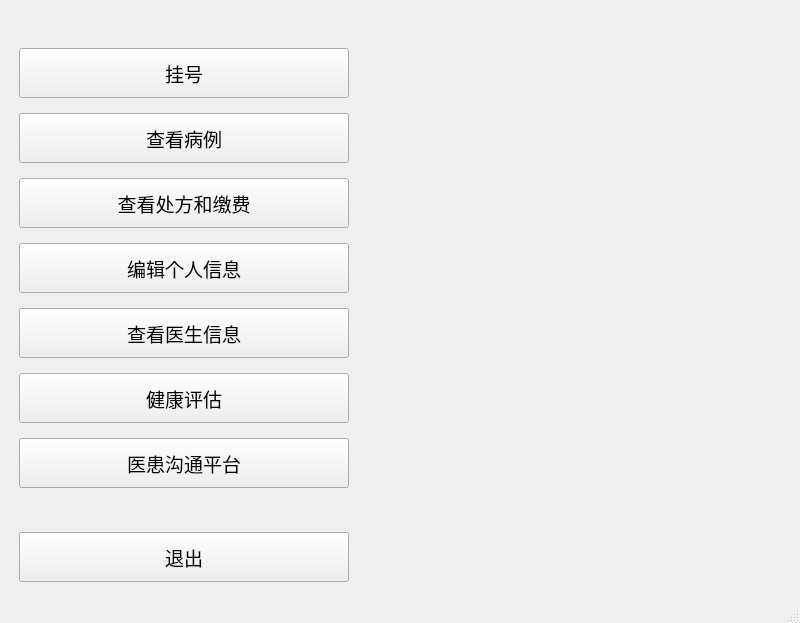
<?xml version="1.0" encoding="UTF-8"?>
<ui version="4.0">
 <class>PatientInterface</class>
 <widget class="QMainWindow" name="PatientInterface">
  <property name="geometry">
   <rect>
    <x>0</x>
    <y>0</y>
    <width>800</width>
    <height>623</height>
   </rect>
  </property>
  <property name="windowTitle">
   <string>患者界面</string>
  </property>
  <widget class="QWidget" name="centralwidget">
   <layout class="QHBoxLayout" name="horizontalLayout">
    <item>
     <widget class="QWidget" name="leftPanel" native="true">
      <property name="minimumSize">
       <size>
        <width>320</width>
        <height>0</height>
       </size>
      </property>
      <property name="maximumSize">
       <size>
        <width>350</width>
        <height>16777215</height>
       </size>
      </property>
      <layout class="QVBoxLayout" name="verticalLayout">
       <property name="spacing">
        <number>15</number>
       </property>
       <property name="leftMargin">
        <number>10</number>
       </property>
       <property name="topMargin">
        <number>10</number>
       </property>
       <property name="rightMargin">
        <number>10</number>
       </property>
       <property name="bottomMargin">
        <number>10</number>
       </property>
       <item>
        <spacer name="verticalSpacer_top">
         <property name="orientation">
          <enum>Qt::Vertical</enum>
         </property>
         <property name="sizeHint" stdset="0">
          <size>
           <width>20</width>
           <height>40</height>
          </size>
         </property>
        </spacer>
       </item>
       <item>
        <widget class="QPushButton" name="registrationButton">
         <property name="minimumSize">
          <size>
           <width>0</width>
           <height>50</height>
          </size>
         </property>
         <property name="font">
          <font>
           <pointsize>14</pointsize>
          </font>
         </property>
         <property name="text">
          <string>挂号</string>
         </property>
        </widget>
       </item>
       <item>
        <widget class="QPushButton" name="viewCaseButton">
         <property name="minimumSize">
          <size>
           <width>0</width>
           <height>50</height>
          </size>
         </property>
         <property name="font">
          <font>
           <pointsize>14</pointsize>
          </font>
         </property>
         <property name="text">
          <string>查看病例</string>
         </property>
        </widget>
       </item>
       <item>
        <widget class="QPushButton" name="viewPrescriptionButton">
         <property name="minimumSize">
          <size>
           <width>0</width>
           <height>50</height>
          </size>
         </property>
         <property name="font">
          <font>
           <pointsize>14</pointsize>
          </font>
         </property>
         <property name="text">
          <string>查看处方和缴费</string>
         </property>
        </widget>
       </item>
       <item>
        <widget class="QPushButton" name="editProfileButton">
         <property name="minimumSize">
          <size>
           <width>0</width>
           <height>50</height>
          </size>
         </property>
         <property name="font">
          <font>
           <pointsize>14</pointsize>
          </font>
         </property>
         <property name="text">
          <string>编辑个人信息</string>
         </property>
        </widget>
       </item>
       <item>
        <widget class="QPushButton" name="viewDoctorInfoButton">
         <property name="minimumSize">
          <size>
           <width>0</width>
           <height>50</height>
          </size>
         </property>
         <property name="font">
          <font>
           <pointsize>14</pointsize>
          </font>
         </property>
         <property name="text">
          <string>查看医生信息</string>
         </property>
        </widget>
       </item>
       <item>
        <widget class="QPushButton" name="healthAssessmentButton">
         <property name="minimumSize">
          <size>
           <width>0</width>
           <height>50</height>
          </size>
         </property>
         <property name="font">
          <font>
           <pointsize>14</pointsize>
          </font>
         </property>
         <property name="text">
          <string>健康评估</string>
         </property>
        </widget>
       </item>
       <item>
        <widget class="QPushButton" name="communicationButton">
         <property name="minimumSize">
          <size>
           <width>0</width>
           <height>50</height>
          </size>
         </property>
         <property name="font">
          <font>
           <pointsize>14</pointsize>
          </font>
         </property>
         <property name="text">
          <string>医患沟通平台</string>
         </property>
        </widget>
       </item>
       <item>
        <spacer name="verticalSpacer_bottom">
         <property name="orientation">
          <enum>Qt::Vertical</enum>
         </property>
         <property name="sizeHint" stdset="0">
          <size>
           <width>20</width>
           <height>40</height>
          </size>
         </property>
        </spacer>
       </item>
       <item>
        <widget class="QPushButton" name="exitButton">
         <property name="minimumSize">
          <size>
           <width>0</width>
           <height>50</height>
          </size>
         </property>
         <property name="font">
          <font>
           <pointsize>14</pointsize>
          </font>
         </property>
         <property name="text">
          <string>退出</string>
         </property>
        </widget>
       </item>
      </layout>
     </widget>
    </item>
    <item>
     <widget class="QLabel" name="imageLabel">
      <property name="text">
       <string/>
      </property>
      <property name="scaledContents">
       <bool>false</bool>
      </property>
      <property name="alignment">
       <set>Qt::AlignCenter</set>
      </property>
     </widget>
    </item>
   </layout>
  </widget>
  <widget class="QMenuBar" name="menubar">
   <property name="geometry">
    <rect>
     <x>0</x>
     <y>0</y>
     <width>800</width>
     <height>27</height>
    </rect>
   </property>
  </widget>
  <widget class="QStatusBar" name="statusbar"/>
 </widget>
 <resources/>
 <connections/>
</ui>
